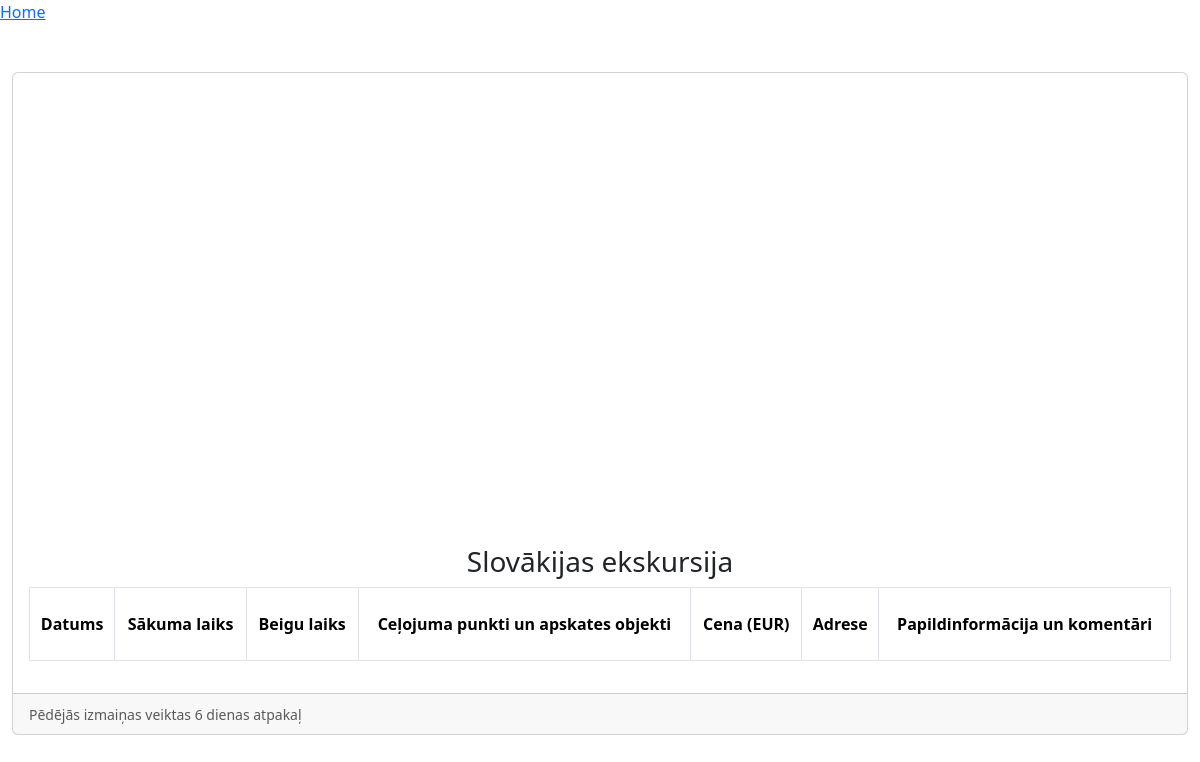
Page /1/ on the earlier database version.
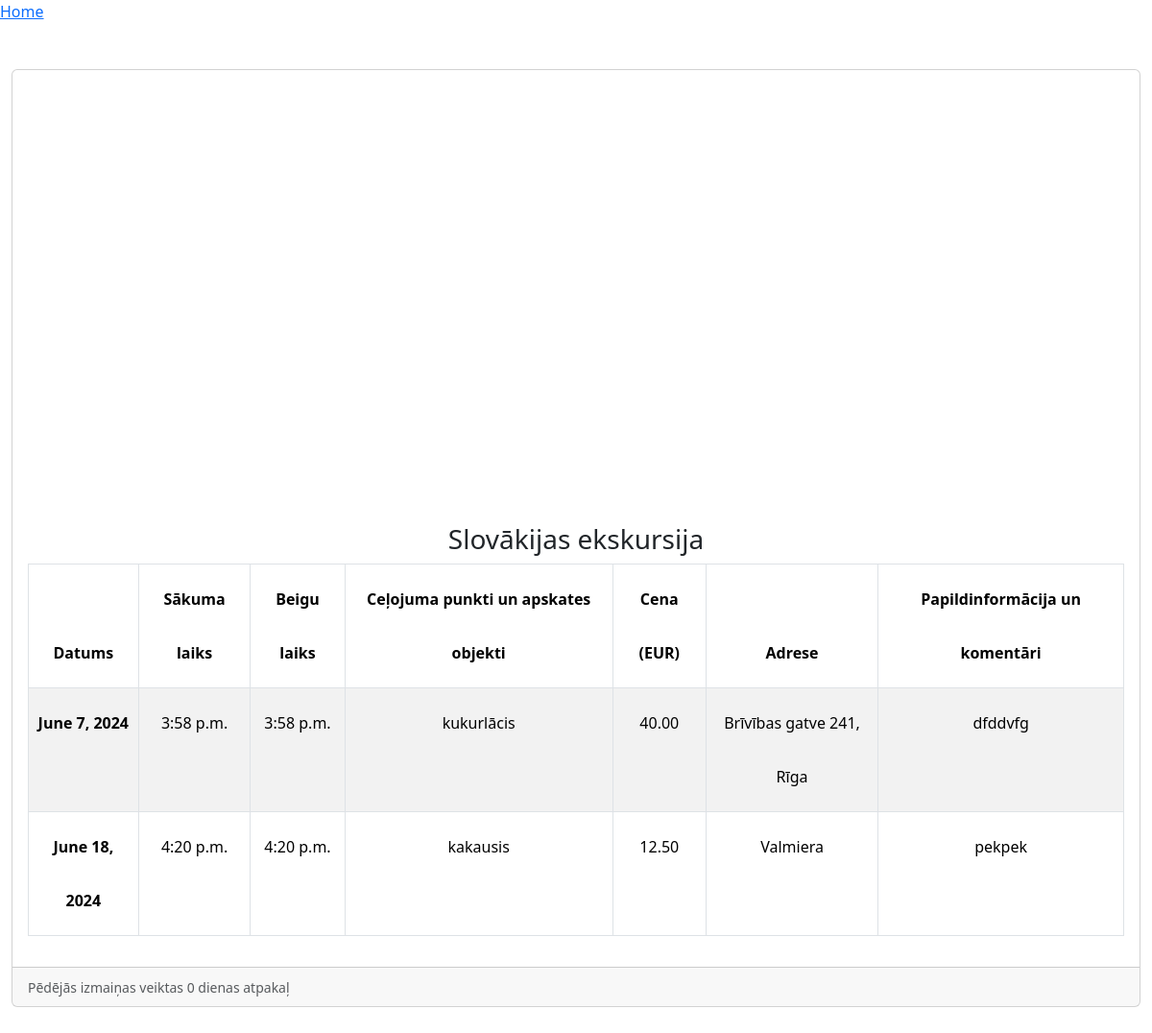
Same page on the later database version.
### journey/models.py (models this page shows, shortened)
class Trip(models.Model):
    created_at = models.DateTimeField(auto_now_add=True)
    updated_at = models.DateTimeField(auto_now=True)
    people_count = models.IntegerField(default=1)
    title = models.CharField(max_length=200)
    image = models.ImageField(upload_to='images/uploaded', default='images/default.jpg')
    def days_from_updated_at(self):
        return (datetime.datetime.now(tz=datetime.timezone.utc) - self.updated_at).days;

class Event(models.Model):
    created_at = models.DateTimeField(auto_now_add=True)
    updated_at = models.DateTimeField(auto_now=True)
    trip = models.ForeignKey(Trip, on_delete=models.CASCADE)
    date = models.DateField()
    start_time = models.DateTimeField()
    end_time = models.DateTimeField()
    title = models.CharField(max_length=200)
    price = models.DecimalField(max_digits=10, decimal_places=2, default=0.0)
    comment = models.TextField(null=True, blank=True)
    address = models.CharField(max_length=200)
    long = models.DecimalField(max_digits=9, decimal_places=6)
    lat = models.DecimalField(max_digits=9, decimal_places=6)

### journey/views.py (the view)
# urls.py: path("<int:pk>/", views.DetailView.as_view(), name="detail"),
class DetailView(generic.DetailView):
    model = Trip
    template_name = "journey/detail.html"

### journey/templates/journey/detail.html (shortened to what this page needs)
{% extends 'journey/base.html' %}
{% block content %}
<div class="row my-5">
    <div class="col-lg-12 mb-3 mb-sm-0">
        <div class="card">
            <div class="embed-responsive embed-responsive-1by1">
                <iframe class="embed-responsive-item" src="https://www.google.com/maps/embed?pb=!1m18!1m12!1m3!1d2233984.4071697555!2d21.906138247741502!3d56.852369157939684!2m3!1f0!2f0!3f0!3m2!1i1024!2i768!4f13.1!3m3!1m2!1s0x46e930677b8a9afd%3A0xcfcd68f2fc10!2sLatvija!5e0!3m2!1slv!2slv!4v1710005754454!5m2!1slv!2slv" width="100%" height="450" style="border:0;" allowfullscreen="" loading="lazy"></iframe>
            </div>
            <div class="card-body">
                <div class="row text-center">
                    <h3 class="card-title">{{ trip.title }}</h3>
                    <div class="col-lg-12">
                        <table class="table table-striped table-bordered">
                            <thead>
                            <tr>
                                <th scope="col">Datums</th>
                                <th scope="col">Sākuma laiks</th>
                                <th scope="col">Beigu laiks</th>
                                <th scope="col">Ceļojuma punkti un apskates objekti</th>
                                <th scope="col">Cena (EUR) </th>
                                <th scope="col">Adrese</th>
                                <th scope="col">Papildinformācija un komentāri</th>
                            </tr>
                            </thead>
                            <tbody>
                                {% for event in trip.event_set.all %}
                                    <tr>
                                        <th scope="row">{{ event.date }}</th>
                                        <td>{{ event.start_time.time }}</td>
                                        <td>{{ event.end_time.time }}</td>
                                        <td>{{ event.title }}</td>
                                        <td>{{ event.price }}</td>
                                        <td>{{ event.address }}</td>
                                        <td>{{ event.comment }}</td>
                                    </tr>
                                {% endfor %}
                            </tbody>
                        </table>
                    </div>
                </div>
            </div>
            <div class="card-footer">
                <small class="text-muted">Pēdējās izmaiņas veiktas {{ trip.days_from_updated_at }} dienas atpakaļ</small>
            </div>
        </div>
    </div>
{% endblock content %}

### journey/templates/journey/base.html (shortened to what this page needs)
<!doctype html>
<html lang="en">
    <head>
        {% load django_bootstrap5 %}
        {% bootstrap_css %}
        {% load static %}
        <link rel="stylesheet" href="{% static 'journey/style.css' %}">
    </head>
    <body>
        <div>
            <a href="{% url 'journey:index' %}">Home</a>
        </div>
        <div class="container-fluid">
            {% block content %}
            {% endblock content %}
        </div>
    </body>
</html>

### journey/static/journey/style.css (style rules this page uses)
tr { line-height: 3.5; }

Differences in the rows shown:
changed Trip "Slovākijas ekskursija": days_from_updated_at "6" → "0"
added Event: date "June 7, 2024", start_time.time "3:58 p.m.", end_time.time "3:58 p.m.", title "kukurlācis", price "40.00", address "Brīvības gatve 241, Rīga", comment "dfddvfg"
added Event: date "June 18, 2024", start_time.time "4:20 p.m.", end_time.time "4:20 p.m.", title "kakausis", price "12.50", address "Valmiera", comment "pekpek"
